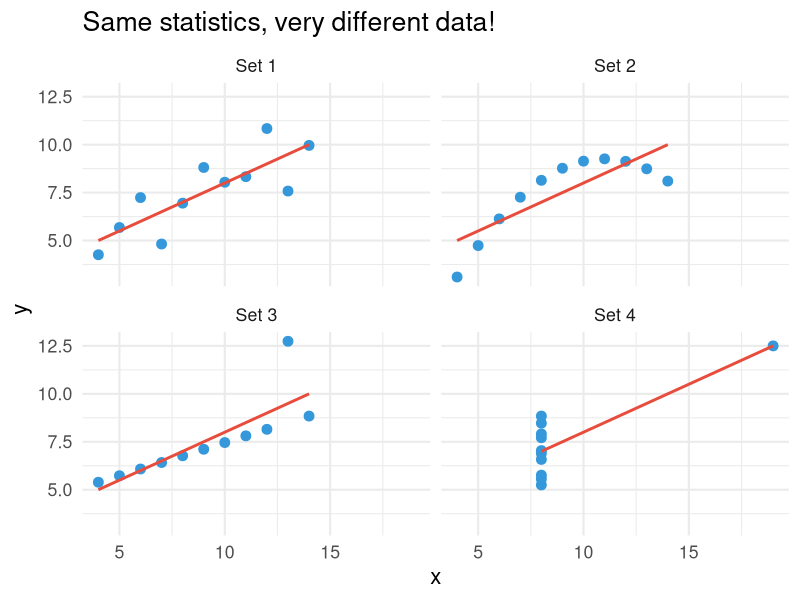
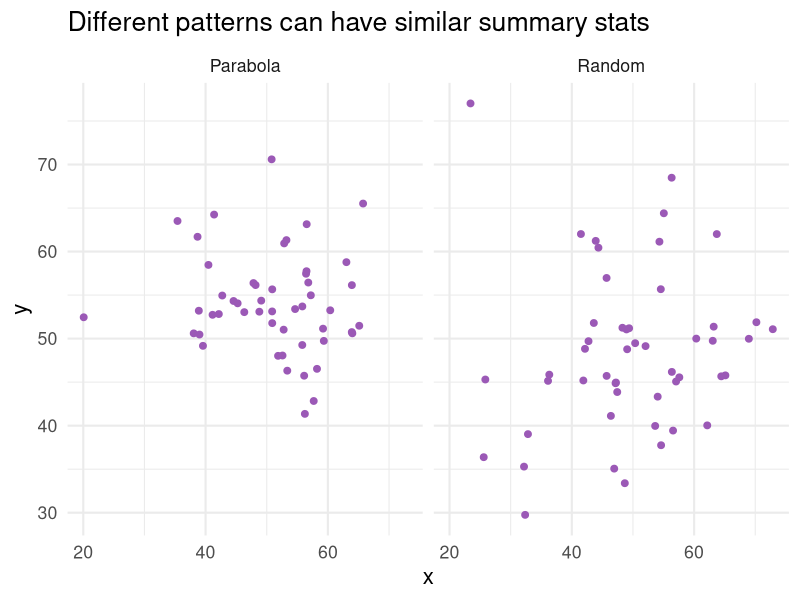
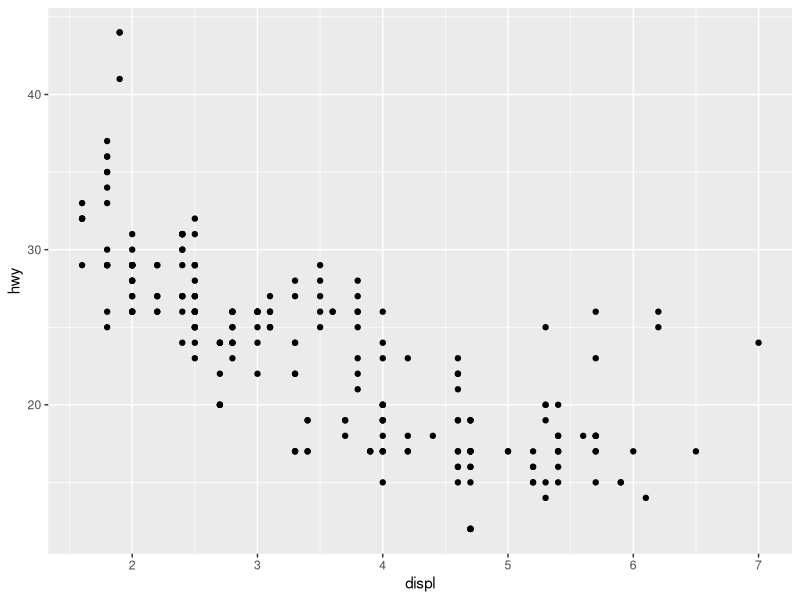
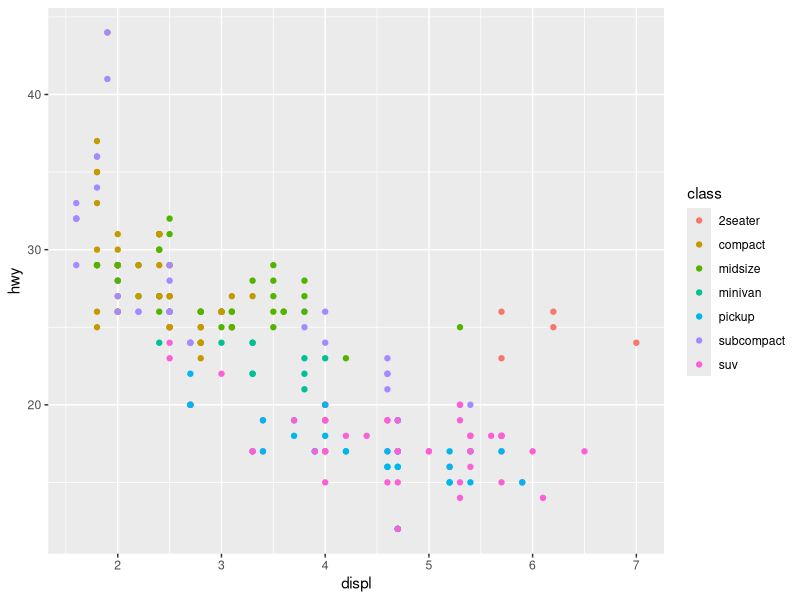
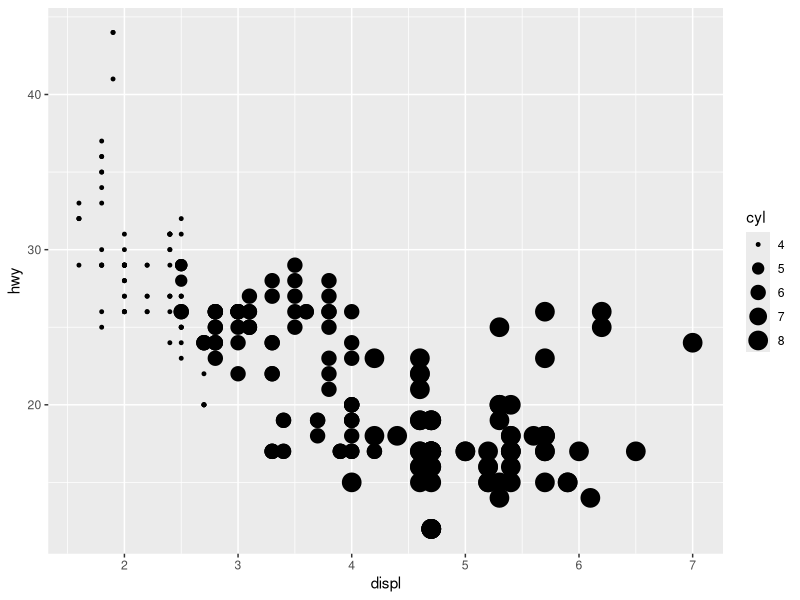
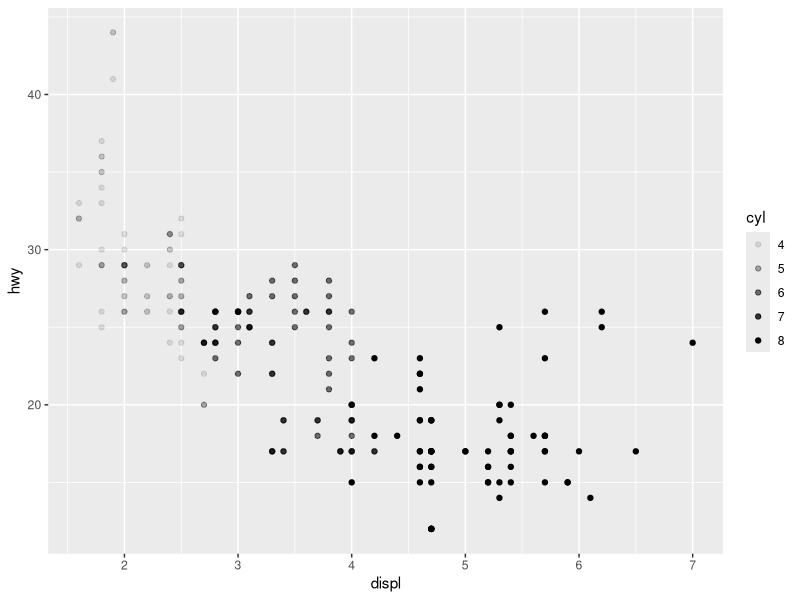
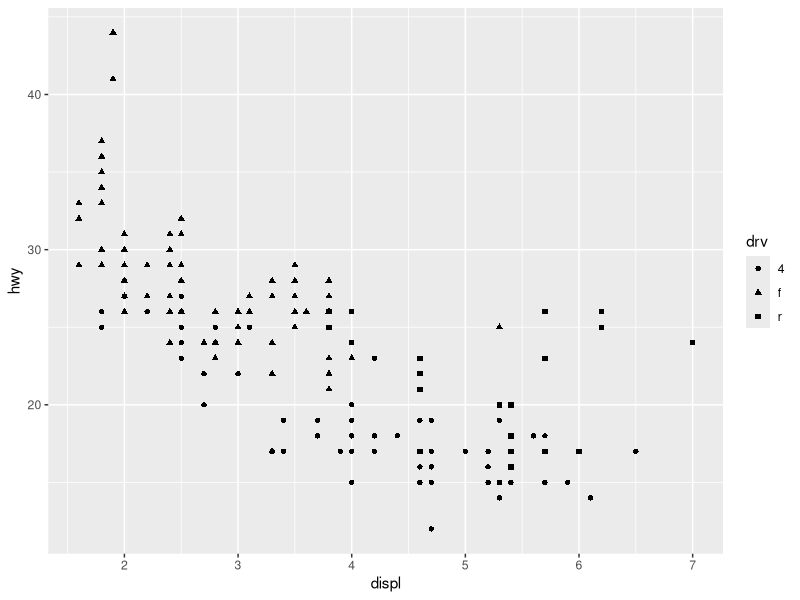
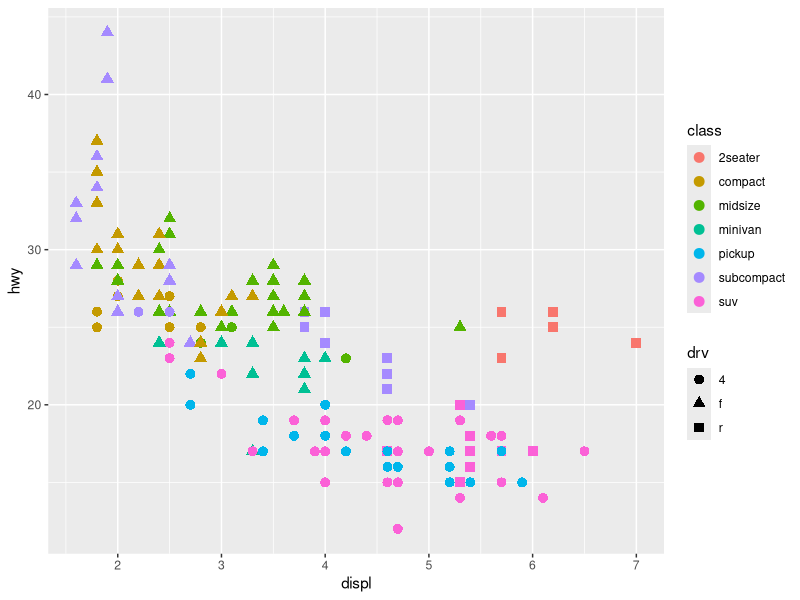

Source code (R) for these figures, in order:
## ---- chunk 1
#| include: false
# Load packages for all slides
library(tidyverse)
## ---- chunk 2
#| echo: false
anscombe_long <- anscombe |>
  pivot_longer(everything(),
               names_to = c(".value", "set"),
               names_pattern = "(.)(.)")

anscombe_long |>
  group_by(set) |>
  summarise(
    mean_x = round(mean(x), 2),
    mean_y = round(mean(y), 2),
    sd_x = round(sd(x), 2),
    sd_y = round(sd(y), 2),
    cor = round(cor(x, y), 2)
  ) |>
  knitr::kable()
## ---- chunk 3
#| echo: false
#| fig-width: 10
#| fig-height: 6
ggplot(anscombe_long, aes(x, y)) +
  geom_point(size = 3, color = "#3498db") +
  geom_smooth(method = "lm", se = FALSE, color = "#e74c3c") +
  facet_wrap(~set, labeller = labeller(set = c("1" = "Set 1", "2" = "Set 2",
                                                "3" = "Set 3", "4" = "Set 4"))) +
  theme_minimal(base_size = 16) +
  labs(title = "Same statistics, very different data!")
## ---- chunk 4
#| echo: false
#| fig-width: 10
#| fig-height: 6
# Simulating the concept - in practice you'd use datasauRus package
set.seed(42)
# Just showing the concept with a simple example
tibble(
  x = c(rnorm(50, 50, 10), rnorm(50, 50, 10)),
  y = c(rnorm(50, 50, 10), 50 + 0.5*(1:50 - 25)^2/25 + rnorm(50, 0, 5)),
  dataset = rep(c("Random", "Parabola"), each = 50)
) |>
  ggplot(aes(x, y)) +
  geom_point(color = "#9b59b6", size = 2) +
  facet_wrap(~dataset) +
  theme_minimal(base_size = 16) +
  labs(title = "Different patterns can have similar summary stats")
## ---- chunk 5
# Fuel economy data for 234 cars
glimpse(mpg)
## ---- chunk 6
#| output-location: slide
#| fig-width: 8
#| fig-height: 5
# Relationship between engine size and highway mpg
ggplot(data = mpg, mapping = aes(x = displ, y = hwy)) +
  geom_point()
## ---- chunk 7
#| output-location: slide
#| fig-width: 10
#| fig-height: 5
ggplot(mpg, aes(x = displ, y = hwy, color = class)) +
  geom_point()
## ---- chunk 8
#| output-location: slide
#| fig-width: 10
#| fig-height: 5
# Size by number of cylinders
ggplot(mpg, aes(x = displ, y = hwy, size = cyl)) +
  geom_point()
## ---- chunk 9
#| output-location: slide
#| fig-width: 10
#| fig-height: 5
ggplot(mpg, aes(x = displ, y = hwy, alpha = cyl)) +
  geom_point()
## ---- chunk 10
#| output-location: slide
#| fig-width: 10
#| fig-height: 5
# Shape by drive type (front, rear, 4wd)
ggplot(mpg, aes(x = displ, y = hwy, shape = drv)) +
  geom_point()
## ---- chunk 11
#| output-location: slide
#| fig-width: 10
#| fig-height: 5
ggplot(mpg, aes(x = displ, y = hwy, color = class, shape = drv)) +
  geom_point(size = 3)
## ---- chunk 12
#| output-location: slide
#| fig-width: 10
#| fig-height: 5
ggplot(mpg, aes(x = displ, y = hwy)) +
  geom_point(color = "steelblue", size = 3, alpha = 0.6)
## ---- chunk 13
#| output-location: slide
#| fig-width: 10
#| fig-height: 5
# What happens if you put a constant inside aes()?
ggplot(mpg, aes(x = displ, y = hwy, color = "blue")) +
  geom_point()
## ---- chunk 14
#| output-location: slide
#| fig-width: 10
#| fig-height: 5
ggplot(mpg, aes(x = displ, y = hwy)) +
  geom_point() +
  geom_smooth()  # Adds a smoothed trend line
## ---- chunk 15
#| output-location: slide
#| fig-width: 10
#| fig-height: 5
ggplot(mpg, aes(x = displ, y = hwy)) +
  geom_point() +
  geom_smooth(method = "lm")  # lm = linear model
## ---- chunk 16
#| output-location: slide
#| fig-width: 10
#| fig-height: 5
ggplot(mpg, aes(x = displ, y = hwy, color = drv)) +
  geom_point() +
  geom_smooth(method = "lm", se = FALSE)  # se = FALSE removes confidence band
## ---- chunk 17
#| output-location: slide
#| fig-width: 10
#| fig-height: 5
# Counts of each car class
ggplot(mpg, aes(x = class)) +
  geom_bar()
## ---- chunk 18
#| output-location: slide
#| fig-width: 10
#| fig-height: 5
# Distribution of highway mpg
ggplot(mpg, aes(x = hwy)) +
  geom_histogram(binwidth = 2, fill = "steelblue", color = "white")
## ---- chunk 19
#| output-location: slide
#| fig-width: 10
#| fig-height: 5
# Highway mpg by car class
ggplot(mpg, aes(x = class, y = hwy)) +
  geom_boxplot()
## ---- chunk 20
#| output-location: slide
#| fig-width: 10
#| fig-height: 5
ggplot(mpg, aes(x = displ, y = hwy)) +
  geom_point() +
  facet_wrap(~class)
## ---- chunk 21
#| output-location: slide
#| fig-width: 10
#| fig-height: 6
ggplot(mpg, aes(x = displ, y = hwy)) +
  geom_point() +
  facet_grid(drv ~ cyl)
## ---- chunk 22
#| output-location: slide
#| fig-width: 10
#| fig-height: 5
ggplot(mpg, aes(x = displ, y = hwy)) +
  geom_point(aes(color = class)) +
  labs(
    title = "Fuel Efficiency vs Engine Size",
    subtitle = "Larger engines tend to be less efficient",
    x = "Engine displacement (liters)",
    y = "Highway fuel efficiency (mpg)",
    color = "Vehicle class"
  )
## ---- chunk 23
#| output-location: slide
#| fig-width: 10
#| fig-height: 5
ggplot(mpg, aes(x = displ, y = hwy)) +
  geom_point(aes(color = class)) +
  theme_minimal()  # Clean, minimal theme
## ---- chunk 24
#| echo: false
#| fig-width: 12
#| fig-height: 8
library(patchwork)

p1 <- ggplot(mpg, aes(displ, hwy)) + geom_point() + theme_gray() + ggtitle("theme_gray() [default]")
p2 <- ggplot(mpg, aes(displ, hwy)) + geom_point() + theme_bw() + ggtitle("theme_bw()")
p3 <- ggplot(mpg, aes(displ, hwy)) + geom_point() + theme_minimal() + ggtitle("theme_minimal()")
p4 <- ggplot(mpg, aes(displ, hwy)) + geom_point() + theme_classic() + ggtitle("theme_classic()")

(p1 + p2) / (p3 + p4)
## ---- chunk 25
#| output-location: slide
#| fig-width: 10
#| fig-height: 6
ggplot(mpg, aes(x = displ, y = hwy)) +
  geom_point(aes(color = class), size = 2, alpha = 0.7) +
  geom_smooth(method = "lm", color = "black", se = TRUE) +
  labs(
    title = "Fuel Efficiency Decreases with Engine Size",
    subtitle = "Data from 234 vehicles (1999-2008)",
    x = "Engine displacement (liters)",
    y = "Highway MPG",
    color = "Vehicle class",
    caption = "Source: EPA fuel economy data"
  ) +
  theme_minimal(base_size = 14)
